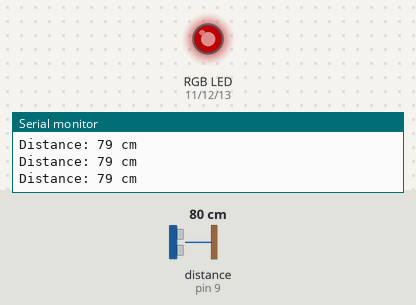
The sketch below on a simulated Arduino Uno, built with avr-gcc and run on an emulated ATmega328P. Shown: an RGB LED mixed from three pins (HIGH = lit), the last lines printed to the serial monitor. Wiring (inferred from the names in the program): ultrasonic range finder: trigger pin 10; echo pin 9. Inputs (shaded band) come from the test bench; at power-on: distance to the obstacle (sensor on pin 9) 80 cm. The echo pulse lasts 58.3 µs per cm; dim RGB values are drawn brighter than linear; pins used as bus, display or sensor lines are not drawn.

Above: at 1.2 s.
1.3 s: distance to the obstacle (sensor on pin 9) set to 2 cm
At 2.1 s:
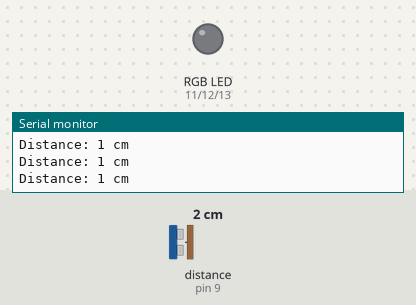
2.8 s: distance to the obstacle (sensor on pin 9) set to 250 cm
At 3.4 s:
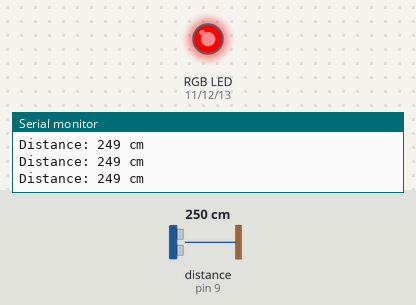
4.3 s: distance to the obstacle (sensor on pin 9) set to 4 cm
At 5.4 s:
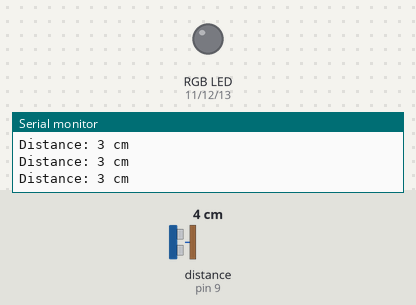
7.3 s: distance to the obstacle (sensor on pin 9) set to 9 cm
At 8.7 s:
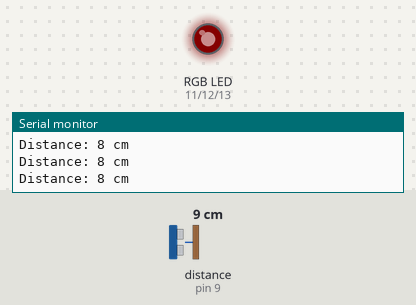
Timing chart, 0 to 9.8 s (numbered marks = the images above; inputs shaded):
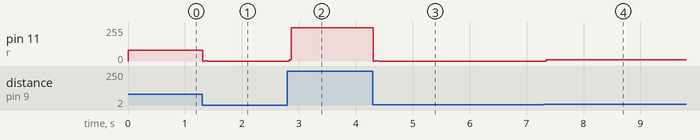

Measured:
- after the input at 1.3 s, pin 11 (r): 79/255 → 0/255 at once
- after the input at 2.8 s, pin 11 (r): 0/255 → 249/255 at once
- after the input at 4.3 s, pin 11 (r): 249/255 → 0/255 at once
- after the input at 7.3 s, pin 11 (r): 0/255 → 8/255 at once

The sketch:

RGB.ino
```cpp
 #define echoPin 9
#define trigPin 10
#define r 11
#define g 12
#define b 13
#include <math.h> // not needed
const int buzzer = 5;
long duration;
int distance;

void setup() {
  pinMode(r,OUTPUT);
   pinMode(g,OUTPUT);
     pinMode(b,OUTPUT);
 // pinMode(buzzer,OUTPUT); // Optional buzzer
  pinMode(trigPin, OUTPUT);
  pinMode(echoPin, INPUT);
  Serial.begin(9600);
  Serial.println("Ultrasonic Sensor HC-SR04 Test");
  Serial.println("with Arduino UNO R3");
}
void loop() {

  digitalWrite(trigPin, LOW);
  delayMicroseconds(2);

  digitalWrite(trigPin, HIGH);
  delayMicroseconds(10);
  digitalWrite(trigPin, LOW);

  duration = pulseIn(echoPin, HIGH);

  distance = duration * 0.0343 / 2; // physics baby distance = time*speed (in this case speed of sound which is 343 m / s , or 0.0343 in cm/ms)


  analogWrite(r,distance); // based on distance brightness will change
  /* another way to implement is
   *  int intensity = -(distance^2);
   *  RGB_color(255*intensity,0,0);
   */
  if (distance <=3){ // just to turn it off
      analogWrite(r,0);
  }


  //RGB_color(0,0,255*intensityB); // figure this out
    /*
 if(distance>=18)
 {
  RGB_color(255, 0, 0);
 // tone(buzzer, 2000);
 }
  else if(distance==12|| distance==11|| distance==10)
  {
  RGB_color(179, 0, 0);
 //tone(buzzer, 500);
  }
   else if(distance==15 || distance==14|| distance==16|| distance==17){
     RGB_color(128,0, 0);
    // tone(buzzer, 1000);
   }
   else if(distance==8 || distance==7 || distance==6 || distance==5 ||distance==4 || distance==3)
  {
    RGB_color(51, 0,0);
    noTone(buzzer);
    ----------------------------
    For different distance turn on different colors with the RGB and make a noise ranging from 0-2000khz
  }
*/
  Serial.print("Distance: ");
  Serial.print(distance);
  Serial.println(" cm");
}
/* void RGB_color(int redValue, int greenValue, int blueValue) {
  analogWrite(r, redValue);
  analogWrite(g, greenValue);
  analogWrite(b, blueValue);
}
--------------------------------------
your RGB_color function where you read the value of r,g,b mainly to make it in one line( long live functions)
RGB_color(255,0,0) R 100%
RGB_color(0,255,0) G 100%
RGB_color(0,0,255) B 100%
much easier to mix colors


*/
```
